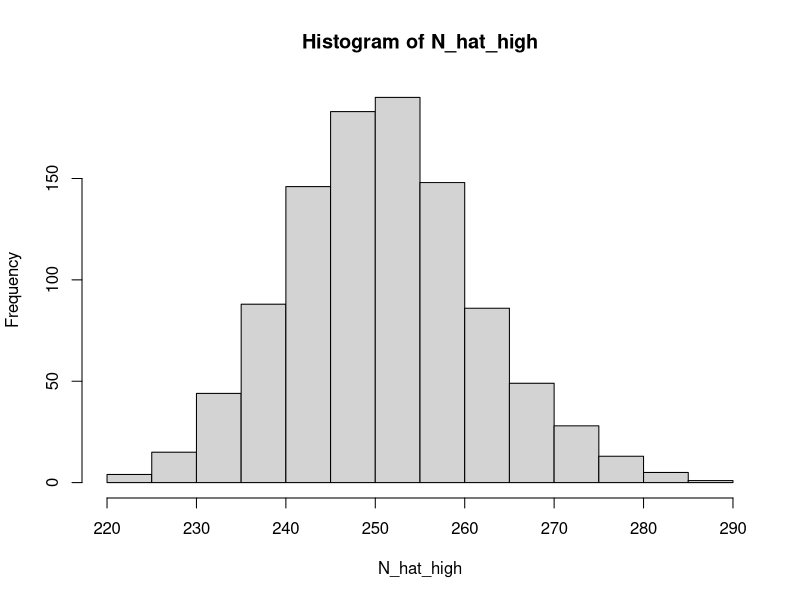
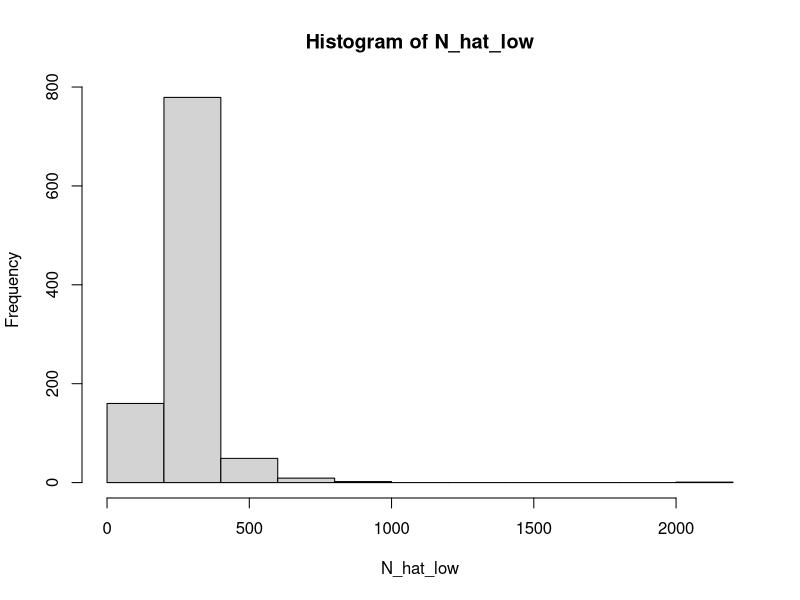
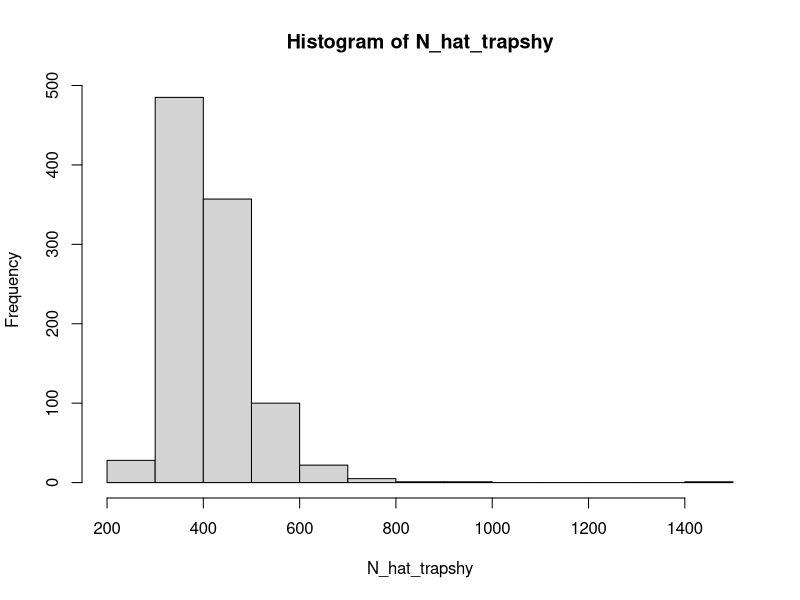
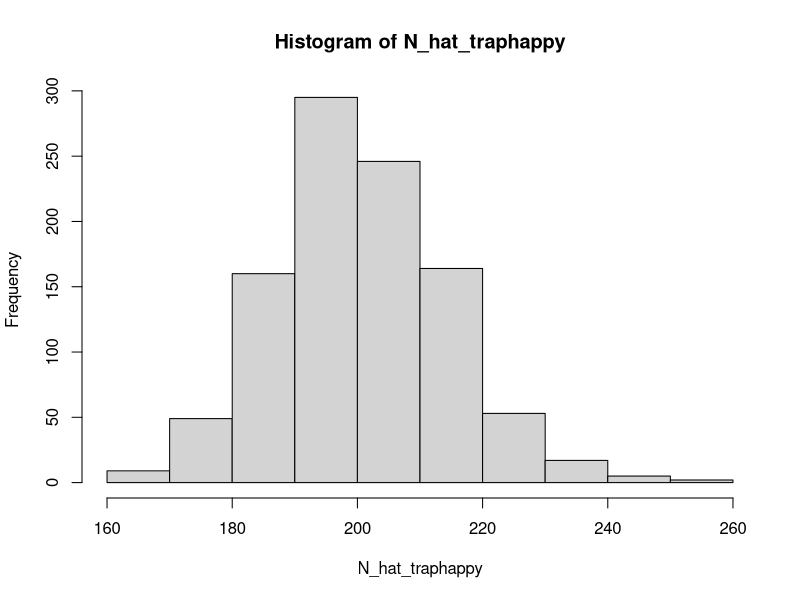

Write the R code that produced these figures, in order.
## ---- chunk 1
knitr::opts_chunk$set(echo = FALSE)
## ---- chunk 2
n1 <- 37
n2 <- 42
m2 <- 30
## ---- chunk 3
N_hat <- n1 * n2 / m2
N_hat
## ---- chunk 4
p_hat <- m2 / n1
p_hat 
## ---- chunk 5
n1_Baileys <- 12
n2_Baileys <- 12
m2_Baileys <- 4
## ---- chunk 6
N_hat_Baileys <- (n1_Baileys * n2_Baileys) / m2_Baileys
N_hat_Baileys
## ---- chunk 7
p_hat_Baileys <- m2_Baileys / n1_Baileys
p_hat_Baileys
## ---- chunk 8
N <- 250
## ---- chunk 9
nRuns <- 1000
## ---- chunk 10
LP_estimator <- function(p1, p2, c2) {
  
  # make sure we get the same numbers every time
  set.seed(4)
  
  # create an empty data frame to hold simulated values
  Nhat <- matrix(NA, nRuns)  # create a matrix to hold estimates
   
  for(i in 1:nRuns) { 
    # simulate data 
    n1 <- rbinom(1, N, p1)     # no. individuals captured on survey occasion 1
    u2 <- rbinom(1, N-n1, p2)  # no. marked individuals recaptured on survey occasion 2
    m2 <- rbinom(1, n1, c2)    # no. marked individuals recaptured on survey occasion 2
    n2 <- u2 + m2              # total no. individuals captured on survey occasion 2
    
    # calculate estimated abundance via (modified) Lincoln-Peterson
    Nhat[i] <- (n1 )*(n2) / (m2)
  }
  
  return(Nhat) # the function will return our estimate of the population
}
## ---- chunk 11
    N_hat_high <- LP_estimator(p1 = 0.6, p2 = 0.6, c2 = 0.6)
## ---- chunk 12
    hist(N_hat_high)
## ---- chunk 13
    mean(N_hat_high)

    # On average, how biased are our estimates?
    mean(N_hat_high) - N       # bias

    # How precise are our estimates?
    sd(N_hat_high)            # precision
## ---- chunk 14
    N_hat_low <- LP_estimator(p1 = 0.2, p2 = 0.2, c2 = 0.2)
## ---- chunk 15
    hist(N_hat_low)
## ---- chunk 16
    mean(N_hat_low)

    # On average, how biased are our estimates?
    mean(N_hat_low) - N       # bias

    # How precise are our estimates?
    sd(N_hat_low)            # precision
## ---- chunk 17

## ---- chunk 18
N_hat_trapshy <- LP_estimator(p1 = 0.4, p2 = 0.4, c2 = 0.2)
hist(N_hat_trapshy)
## ---- chunk 19
mean(N_hat_trapshy)

# On average, how biased are our estimates?
mean(N_hat_trapshy) - N       # bias

# How precise are our estimates?
sd(N_hat_trapshy)            # precision
## ---- chunk 20
N_hat_traphappy <- LP_estimator(p1 = 0.4, p2 = 0.4, c2 = 0.6)
hist(N_hat_traphappy)
## ---- chunk 21
mean(N_hat_traphappy)
# On average, how biased are our estimates?
mean(N_hat_traphappy) - N       # bias
# How precise are our estimates?
sd(N_hat_traphappy)            # precision
